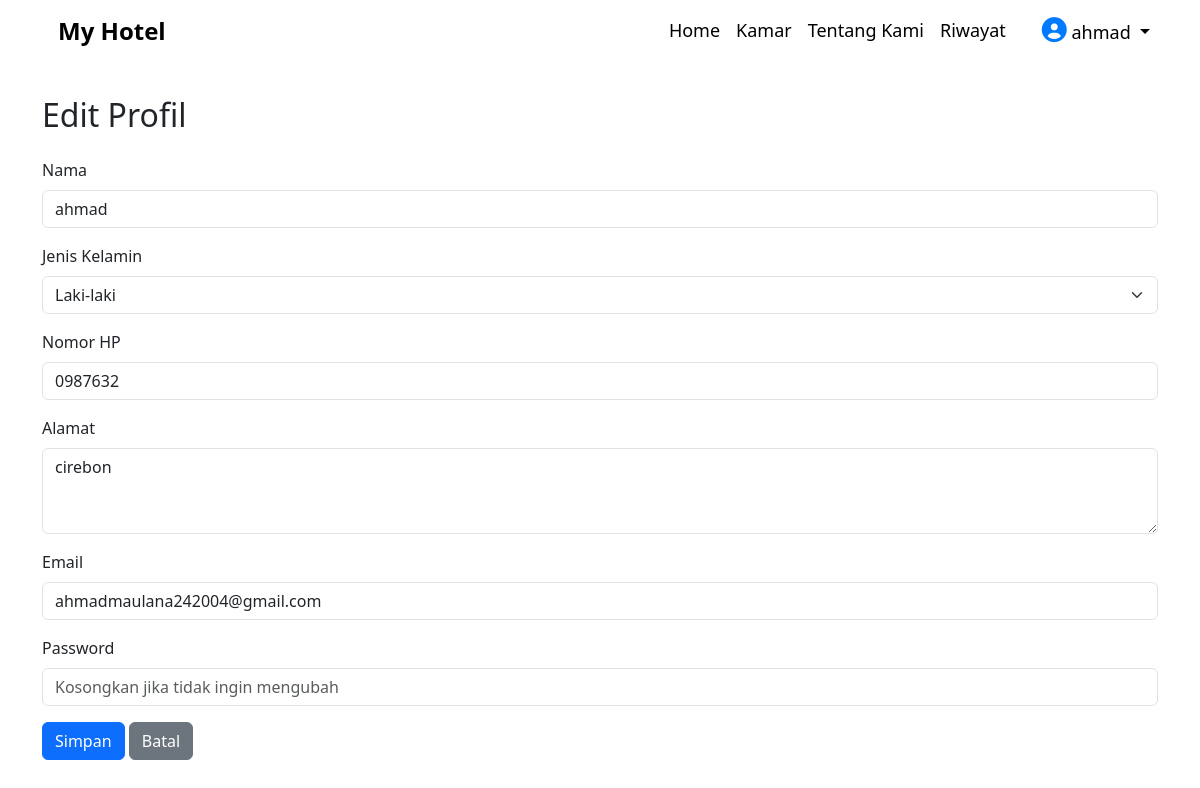
The app's page /edit_profile.php (signed in) with its own data.
### tables this page shows
CREATE TABLE `tbl_tamu` (
  `id_tamu` int NOT NULL,
  `nama` varchar(100) NOT NULL,
  `jk` enum('L','P') NOT NULL,
  `no_hp` varchar(15) NOT NULL,
  `alamat` text NOT NULL,
  `email` varchar(100) NOT NULL,
  `password` varchar(255) NOT NULL
);

### edit_profile.php (the view, shortened to what this page needs)
<?php
require 'koneksi/koneksi.php';
$id_tamu = $_SESSION['user_id'] ?? null;
$sql = "SELECT * FROM tbl_tamu WHERE id_tamu = ?";
$stmt = $conn->prepare($sql);
$stmt->bind_param("i", $id_tamu);
$stmt->execute();
$result = $stmt->get_result();
if ($result->num_rows > 0) {
    $tamu = $result->fetch_assoc();
} else {
    echo "Data tamu tidak ditemukan.";
    exit;
}
?>
<?php
include 'header.php';
?>
<!DOCTYPE html>
<html lang="en">
<head>
    <link href="https://cdn.jsdelivr.net/npm/bootstrap@5.3.0/dist/css/bootstrap.min.css" rel="stylesheet">
</head>
<body>
<div class="container mt-5">
    <h2 class="mb-4">Edit Profil</h2>
    <form method="post">
        <div class="mb-3">
            <label for="nama" class="form-label">Nama</label>
            <input type="text" class="form-control" id="nama" name="nama" value="<?= htmlspecialchars($tamu['nama']); ?>" required>
        </div>
        <div class="mb-3">
            <label for="jk" class="form-label">Jenis Kelamin</label>
            <select class="form-select" id="jk" name="jk">
                <option value="L" <?= $tamu['jk'] === 'L' ? 'selected' : ''; ?>>Laki-laki</option>
            </select>
        </div>
        <div class="mb-3">
            <label for="no_hp" class="form-label">Nomor HP</label>
            <input type="text" class="form-control" id="no_hp" name="no_hp" value="<?= htmlspecialchars($tamu['no_hp']); ?>" required>
        </div>
        <div class="mb-3">
            <label for="alamat" class="form-label">Alamat</label>
            <textarea class="form-control" id="alamat" name="alamat" rows="3"><?= htmlspecialchars($tamu['alamat']); ?></textarea>
        </div>
        <div class="mb-3">
            <label for="email" class="form-label">Email</label>
            <input type="email" class="form-control" id="email" name="email" value="<?= htmlspecialchars($tamu['email']); ?>" required>
        </div>
        <div class="mb-3">
            <label for="password" class="form-label">Password</label>
            <input type="password" class="form-control" id="password" name="password" placeholder="Kosongkan jika tidak ingin mengubah">
        </div>
        <button type="submit" class="btn btn-primary">Simpan</button>
        <a href="index.php" class="btn btn-secondary">Batal</a>
    </form>
</div>
</body>
</html>

### records on screen
tbl_tamu: nama "ahmad", jk "Laki-laki", no_hp "0987632", alamat "cirebon", email "ahmadmaulana242004@gmail.com"

### other values on screen
$_SESSION['user_username'] "ahmad"
